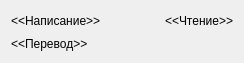
<?xml version="1.0" encoding="UTF-8"?>
<ui version="4.0">
 <class>CardViewWidget</class>
 <widget class="QWidget" name="CardViewWidget">
  <property name="geometry">
   <rect>
    <x>0</x>
    <y>0</y>
    <width>244</width>
    <height>63</height>
   </rect>
  </property>
  <property name="sizePolicy">
   <sizepolicy hsizetype="Preferred" vsizetype="MinimumExpanding">
    <horstretch>0</horstretch>
    <verstretch>0</verstretch>
   </sizepolicy>
  </property>
  <property name="windowTitle">
   <string>Form</string>
  </property>
  <layout class="QVBoxLayout" name="verticalLayout">
   <item>
    <layout class="QHBoxLayout" name="horizontalLayout">
     <item>
      <widget class="QLabel" name="symbolLabel">
       <property name="text">
        <string>&lt;&lt;Написание&gt;&gt;</string>
       </property>
      </widget>
     </item>
     <item>
      <spacer name="horizontalSpacer">
       <property name="orientation">
        <enum>Qt::Horizontal</enum>
       </property>
       <property name="sizeHint" stdset="0">
        <size>
         <width>40</width>
         <height>20</height>
        </size>
       </property>
      </spacer>
     </item>
     <item>
      <widget class="QLabel" name="readingLabel">
       <property name="text">
        <string>&lt;&lt;Чтение&gt;&gt;</string>
       </property>
      </widget>
     </item>
    </layout>
   </item>
   <item>
    <widget class="QLabel" name="descriptionLabel">
     <property name="text">
      <string>&lt;&lt;Перевод&gt;&gt;</string>
     </property>
    </widget>
   </item>
  </layout>
 </widget>
 <resources/>
 <connections/>
</ui>
